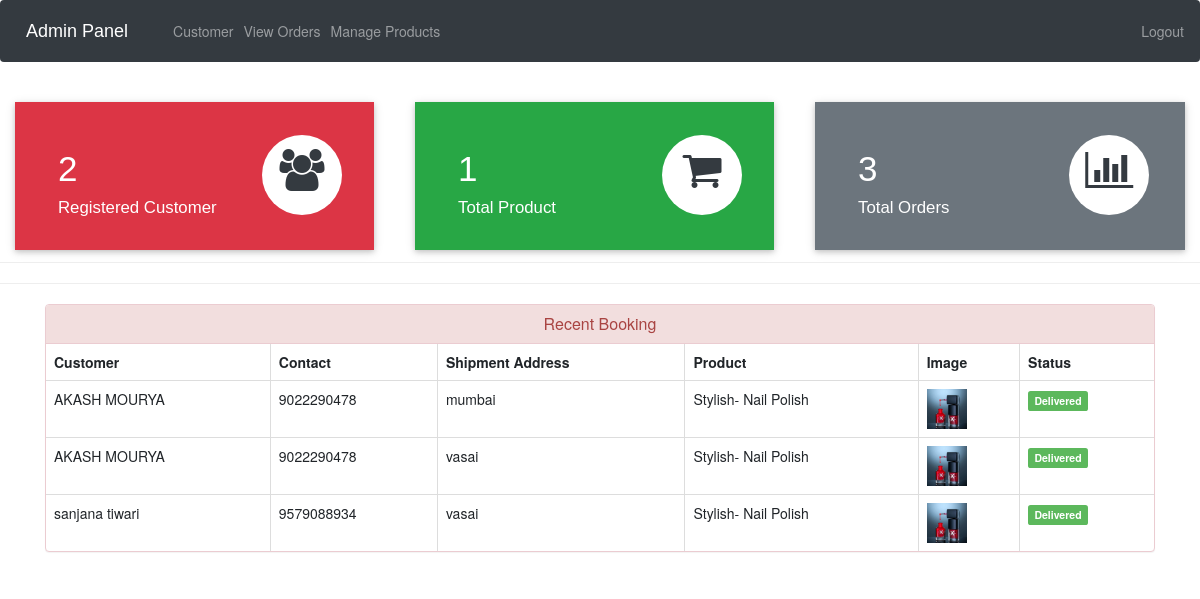
The app's page /admin-dashboard (signed in) with its own data.
### ecom/models.py (models this page shows, shortened)
class Customer(models.Model):
    user=models.OneToOneField(User,on_delete=models.CASCADE)
    profile_pic= models.ImageField(upload_to='profile_pic/CustomerProfilePic/',null=True,blank=True)
    address = models.CharField(max_length=40)
    mobile = models.CharField(max_length=20,null=False)
    @property
    def get_name(self):
        return self.user.first_name+" "+self.user.last_name

class Orders(models.Model):
    STATUS =(
        ('Pending','Pending'),
        ('Order Confirmed','Order Confirmed'),
        ('Out for Delivery','Out for Delivery'),
        ('Delivered','Delivered'),
    )
    customer=models.ForeignKey('Customer', on_delete=models.CASCADE,null=True)
    product=models.ForeignKey('Product',on_delete=models.CASCADE,null=True)
    email = models.CharField(max_length=50,null=True)
    address = models.CharField(max_length=500,null=True)
    mobile = models.CharField(max_length=20,null=True)
    order_date= models.DateField(auto_now_add=True,null=True)
    status=models.CharField(max_length=50,null=True,choices=STATUS)

class Product(models.Model):
    name=models.CharField(max_length=40)
    product_image= models.ImageField(upload_to='product_image/',null=True,blank=True)
    price = models.PositiveIntegerField()
    description=models.CharField(max_length=40)

### ecom/views.py (the view)
# urls.py: path('admin-dashboard', views.admin_dashboard_view,name='admin-dashboard'),
@login_required(login_url='adminlogin')
def admin_dashboard_view(request):
    customercount=models.Customer.objects.all().count()
    productcount=models.Product.objects.all().count()
    ordercount=models.Orders.objects.all().count()
    orders=models.Orders.objects.all()
    ordered_products=[]
    ordered_bys=[]
    for order in orders:
        ordered_product=models.Product.objects.all().filter(id=order.product.id)
        ordered_by=models.Customer.objects.all().filter(id = order.customer.id)
        ordered_products.append(ordered_product)
        ordered_bys.append(ordered_by)
    mydict={
    'customercount':customercount,
    'productcount':productcount,
    'ordercount':ordercount,
    'data':zip(ordered_products,ordered_bys,orders),
    }
    return render(request,'ecom/admin_dashboard.html',context=mydict)

### templates/ecom/admin_dashboard.html
{% extends 'ecom/admin_base.html' %}
{% load static %}
{% block content %}
<br>
{%include 'ecom/admin_dashboard_cards.html'%}
<br><br><br><br><br>
<hr><hr>
<div class="container" >
    <div class="panel panel-danger" >
      <div class="panel-heading" style="text-align:center;">
        <h6 class="panel-title">Recent Booking</h6>
      </div>
      <table class="table table-hover table-bordered" id="dev-table">
        <thead>
          <tr>
            <th>Customer</th>
            <th>Contact</th>
            <th>Shipment Address</th>
            <th>Product</th>
            <th>Image</th>
            <th>Status</th>
          </tr>
        </thead>
        {% for product,customer,order in data %}
        <tr>
          {% for c in customer %}
          <td> {{c.get_name}}</td>
          <td>{{c.mobile}}</td>
          <td>{{order.address}}</td>
          {% endfor %}
          {% for p in product %}
          <td> {{p.name}}</td>
          <td> <img src="{% static p.product_image.url %}" alt="Profile Pic" height="40px" width="40px" /></td>
          {% if order.status == 'Pending'%}
          <td> <span class="label label-info">{{order.status}}</span></td>
          {% elif order.status == 'Delivered' %}
          <td> <span class="label label-success">{{order.status}}</span></td>
          {% elif order.status == 'Out for Delivery' %}
          <td> <span class="label label-warning">{{order.status}}</span></td>
          {%else%}
            <td> <span class="label label-primary">{{order.status}}</span></td>
          {%endif%}
          {% endfor %}
        </tr>
        {% endfor %}
      </table>
  </div>
</div>
{% endblock content %}

### records on screen
Orders: address "mumbai", status "Delivered"
Customer: get_name "AKASH MOURYA", mobile "9022290478"
Product: name "Stylish- Nail Polish", product_image (picture)
Orders: address "vasai", status "Delivered"
Orders: address "vasai", status "Delivered"
Customer: get_name "sanjana tiwari", mobile "9579088934"

### other values on screen
{{ customercount }} "2"
{{ productcount }} "1"
{{ ordercount }} "3"
